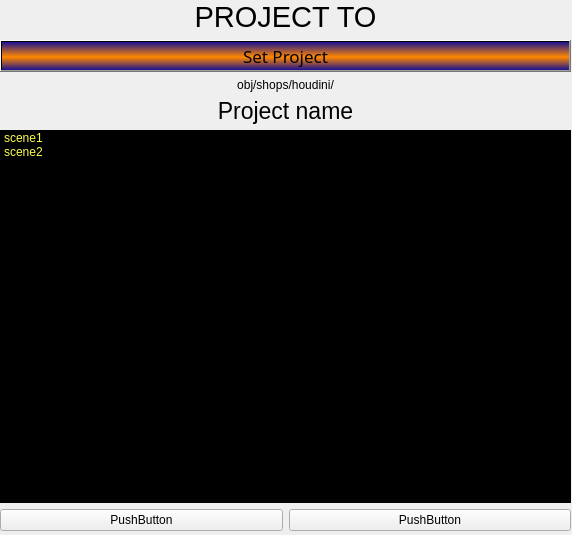
<?xml version="1.0" encoding="UTF-8"?>
<ui version="4.0">
 <class>Form</class>
 <widget class="QWidget" name="Form">
  <property name="geometry">
   <rect>
    <x>0</x>
    <y>0</y>
    <width>572</width>
    <height>535</height>
   </rect>
  </property>
  <property name="windowTitle">
   <string>Form</string>
  </property>
  <property name="locale">
   <locale language="English" country="UnitedStates"/>
  </property>
  <widget class="QWidget" name="verticalLayoutWidget">
   <property name="geometry">
    <rect>
     <x>0</x>
     <y>0</y>
     <width>571</width>
     <height>531</height>
    </rect>
   </property>
   <layout class="QVBoxLayout" name="verticalLayout">
    <item>
     <widget class="QLabel" name="label">
      <property name="font">
       <font>
        <pointsize>22</pointsize>
       </font>
      </property>
      <property name="lineWidth">
       <number>1</number>
      </property>
      <property name="text">
       <string>PROJECT TO</string>
      </property>
      <property name="alignment">
       <set>Qt::AlignCenter</set>
      </property>
     </widget>
    </item>
    <item>
     <widget class="QPushButton" name="setproj">
      <property name="font">
       <font>
        <family>Nanum Gothic</family>
        <pointsize>13</pointsize>
        <weight>9</weight>
        <italic>false</italic>
        <bold>false</bold>
       </font>
      </property>
      <property name="styleSheet">
       <string notr="true">background-color: rgb(253, 128, 8);
font: 75 13pt &quot;Nanum Gothic&quot;;
background-color: qlineargradient(spread:pad, x1:0, y1:1, x2:0, y2:0, stop:0 rgba(28, 17, 145, 255), stop:0.462687 rgba(255, 136, 0, 255), stop:1 rgba(28, 17, 145, 255));</string>
      </property>
      <property name="text">
       <string>Set Project</string>
      </property>
     </widget>
    </item>
    <item>
     <widget class="QLabel" name="projpath">
      <property name="text">
       <string>obj/shops/houdini/</string>
      </property>
      <property name="alignment">
       <set>Qt::AlignCenter</set>
      </property>
     </widget>
    </item>
    <item>
     <widget class="QLabel" name="projname">
      <property name="font">
       <font>
        <pointsize>17</pointsize>
       </font>
      </property>
      <property name="text">
       <string>Project name</string>
      </property>
      <property name="alignment">
       <set>Qt::AlignCenter</set>
      </property>
     </widget>
    </item>
    <item>
     <widget class="QListWidget" name="scenelist">
      <property name="styleSheet">
       <string notr="true">background-color: rgb(0, 0, 0);
font: 75 15pt &quot;Nanum Gothic&quot;;
color: rgb(251, 255, 78);</string>
      </property>
      <item>
       <property name="text">
        <string>scene1</string>
       </property>
      </item>
      <item>
       <property name="text">
        <string>scene2</string>
       </property>
      </item>
     </widget>
    </item>
    <item>
     <layout class="QHBoxLayout" name="horizontalLayout">
      <item>
       <widget class="QPushButton" name="pushButton_3">
        <property name="text">
         <string>PushButton</string>
        </property>
       </widget>
      </item>
      <item>
       <widget class="QPushButton" name="pushButton_2">
        <property name="text">
         <string>PushButton</string>
        </property>
       </widget>
      </item>
     </layout>
    </item>
   </layout>
  </widget>
 </widget>
 <resources/>
 <connections/>
</ui>
